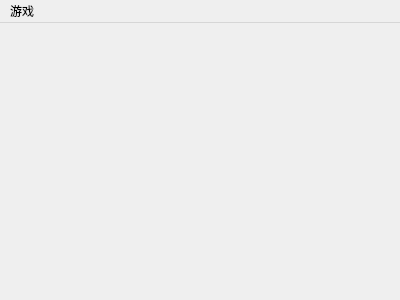
<?xml version="1.0" encoding="UTF-8"?>

<ui version="4.0">

 <class>MainWindow</class>

 <widget class="QMainWindow" name="MainWindow">

  <property name="geometry">

   <rect>

    <x>0</x>

    <y>0</y>

    <width>400</width>

    <height>300</height>

   </rect>

  </property>

  <property name="windowTitle">

   <string>MainWindow</string>

  </property>

  <widget class="QWidget" name="centralWidget"/>

  <widget class="QMenuBar" name="menuBar">

   <property name="geometry">

    <rect>

     <x>0</x>

     <y>0</y>

     <width>400</width>

     <height>23</height>

    </rect>

   </property>

   <widget class="QMenu" name="menu">

    <property name="title">

     <string>游戏</string>

    </property>

    <widget class="QMenu" name="menuLevel">

     <property name="title">

      <string>level</string>

     </property>

     <addaction name="actionBasic"/>

     <addaction name="actionMedium"/>

     <addaction name="actionHard"/>

    </widget>

    <addaction name="actionStart"/>

    <addaction name="menuLevel"/>

    <addaction name="actionQuit"/>

   </widget>

   <addaction name="menu"/>

  </widget>

  <action name="actionStart">

   <property name="text">

    <string>start</string>

   </property>

  </action>

  <action name="actionBasic">

   <property name="text">

    <string>basic</string>

   </property>

  </action>

  <action name="actionMedium">

   <property name="text">

    <string>medium</string>

   </property>

  </action>

  <action name="actionHard">

   <property name="text">

    <string>hard</string>

   </property>

  </action>

  <action name="actionQuit">

   <property name="text">

    <string>quit</string>

   </property>

  </action>

 </widget>

 <layoutdefault spacing="6" margin="11"/>

 <resources/>

 <connections/>

</ui>
